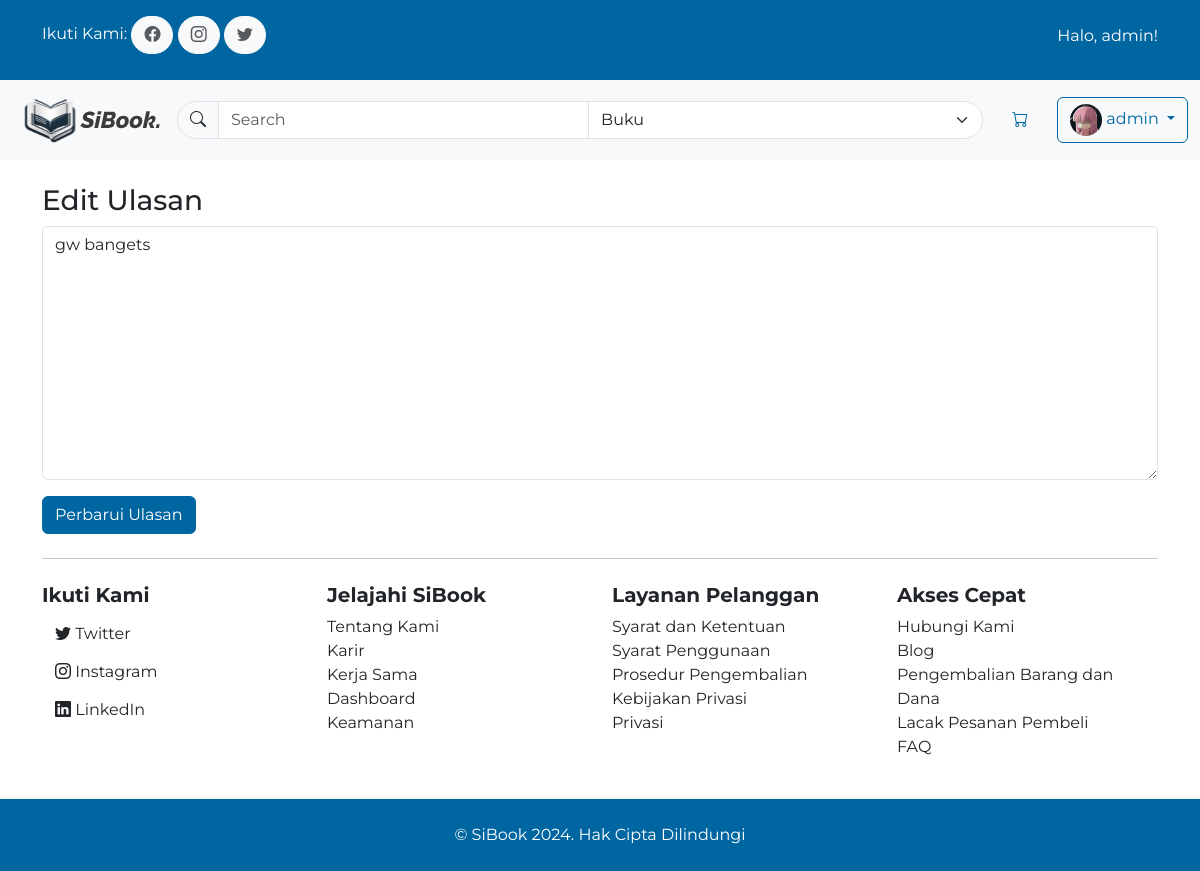
Screenshot of /books/review/3/update/ (signed in) with the database file from the repository.
### bookcommerce/models.py (models this page shows, shortened)
class Customer(AbstractUser):
    email = models.EmailField(max_length=100, unique=True)
    address = models.OneToOneField(Address, on_delete=models.SET_NULL, null=True, blank=True, db_constraint=False)
    profile_picture = models.ImageField(upload_to='profile_pictures/', default='defaults/default_profile_img.jpg', null=True, blank=True)
    groups = models.ManyToManyField('auth.Group', related_name='customers')
    user_permissions = models.ManyToManyField('auth.Permission', related_name='customers')

class Review(models.Model):
    author = models.ForeignKey(Customer, on_delete=models.CASCADE)
    date_posted = models.DateTimeField(default=timezone.now)
    rating = models.IntegerField(choices=[(i, i) for i in range(1, 6)], default=5)
    content = models.TextField()
    like = models.IntegerField(default=0)
    liked_by = models.ManyToManyField(Customer, related_name='liked_reviews', blank=True)
    book = models.ForeignKey(Book, on_delete=models.CASCADE, related_name='reviews')

### bookcommerce/views.py (the view, shortened to what this page needs)
# urls.py: path('books/review/<int:pk>/update/', ReviewUpdateView.as_view(), name='bookcommerce-review-update'),
class ReviewUpdateView(LoginRequiredMixin, UserPassesTestMixin, UpdateView):
    model = Review
    fields = ['content']
    template_name = 'bookcommerce/review_form_update.html'
    def get_context_data(self, **kwargs):
        context = super().get_context_data(**kwargs)
        context['review'] = get_object_or_404(Review, pk=self.kwargs['pk'])
        return context
    def test_func(self):
        review = self.get_object()
        return self.request.user == review.author

### bookcommerce/templates/bookcommerce/review_form_update.html (shortened to what this page needs)
{% extends "bookcommerce/base.html" %}
{% load static %}
{% load widget_tweaks %}
{% block content %}
<div class="container">
    <div class="col-12 mt-4">
        <h3>Edit Ulasan</h3>
        <form action="{% url 'bookcommerce-review-update' review.pk %}" method="POST">
            {{ form.content|add_class:"form-control" }}
            <button class="btn btn-primary mt-3" type="submit">Perbarui Ulasan</button>
        </form>
    </div>
</div>
{% endblock content %}

### bookcommerce/templates/bookcommerce/base.html (shortened to what this page needs)
{% load static %}
<!DOCTYPE html>
<html lang="en">
    <head>
        <link rel="stylesheet" href="{% static 'bookcommerce/style.css' %}" />
        <link
            rel="stylesheet"
            href="https://cdn.jsdelivr.net/npm/bootstrap-icons@1.11.3/font/bootstrap-icons.min.css"
        />
    </head>
    <body>
        <div class="d-none d-md-block bg-primary py-3 text-white">
            <div class="container">
                <div class="row">
                    <div class="col">
                        <p class="d-inline">Ikuti Kami:</p>
                        <a href="#" class="btn btn-light rounded-pill text-body-secondary">
                            <i class="bi bi-facebook"></i>
                        </a>
                        <a href="#" class="btn btn-light rounded-pill text-body-secondary">
                            <i class="bi bi-instagram"></i>
                        </a>
                        <a href="#" class="btn btn-light rounded-pill text-body-secondary">
                            <i class="bi bi-twitter"></i>
                        </a>
                    </div>
                    <div class="col text-end">
                        {% if user.is_authenticated %}
                            <p class="mt-2">Halo, {{ user.username }}!</p>
                        {% else %}
                            <a href="#" class="btn btn-link text-white">Butuh bantuan?</a>
                        {% endif %}
                    </div>
                </div>
            </div>
        </div>
        <nav class="navbar navbar-expand-md bg-body-tertiary">
            <div class="container-fluid">
                <a class="navbar-brand" href="/">
                    <img
                        src="{% static '/bookcommerce/assets/logo_horizontal.svg' %}"
                        alt="SiBook"
                        width="150"
                        height="auto"
                    />
                </a>
                <div class="collapse navbar-collapse gap-3 text-end" id="navbarSupportedContent">
                    <form action="{% url 'search' %}" method="POST" class="input-group d-flex flex-grow-1" role="search">
                        <span class="input-group-text rounded-start-pill">
                            <button type="submit" class="btn p-0 border-0 bg-transparent">
                                <i class="bi bi-search"></i>
                            </button>
                        </span>
                        <input
                            class="form-control"
                            type="search"
                            placeholder="Search"
                            aria-label="Search"
                            name="search"
                        />
                        <select name="search_tag" class="form-select rounded-end-pill">
                            <option value="books">Buku</option>
                        </select>
                    </form>
                    {% if user.is_authenticated %}
                    <a href="{% url 'cart_detail' %}" class="btn text-primary">
                        <i class="bi bi-cart"></i>
                    </a>
                    <div class="dropdown">
                        <a class="btn btn-outline-primary dropdown-toggle" href="#" role="button" id="dropdownMenuLink" data-bs-toggle="dropdown" aria-expanded="false">
                            <img src="{{ user.profile_picture.url }}" alt="Profile Picture" class="rounded-circle" width="32" height="32">
                            {{ user.username }}
                        </a>
                    </div>
                    {% else %}
                    <a href="{% url 'login' %}" class="btn btn-outline-primary">Login</a>
                    <a href="{% url 'register' %}" class="btn btn-primary">Daftar</a>
                    {% endif %}
                </div>
            </div>
        </nav>
        {% block content %} {% endblock %}
        <footer class="container my-4">
            <hr />
            <div class="row my-4">
                <div class="col-12 col-md-3">
                    <h5 class="fw-bold">Ikuti Kami</h5>
                    <ul class="list-unstyled">
                        <li>
                            <a href="#" class="btn"><i class="bi bi-twitter"></i> Twitter</a>
                        </li>
                        <li>
                            <a href="#" class="btn"><i class="bi bi-instagram"></i> Instagram</a>
                        </li>
                        <li>
                            <a href="#" class="btn"><i class="bi bi-linkedin"></i> LinkedIn</a>
                        </li>
                    </ul>
                </div>
                <div class="col-12 col-md-3">
                    <h5 class="fw-bold">Jelajahi SiBook</h5>
                    <ul class="list-unstyled">
                        <li>Tentang Kami</li>
                        <li>Karir</li>
                        <li>Kerja Sama</li>
                        <li>Dashboard</li>
                        <li>Keamanan</li>
                    </ul>
                </div>
                <div class="col-12 col-md-3">
                    <h5 class="fw-bold">Layanan Pelanggan</h5>
                    <ul class="list-unstyled">
                        <li>Syarat dan Ketentuan</li>
                        <li>Syarat Penggunaan</li>
                        <li>Prosedur Pengembalian</li>
                        <li>Kebijakan Privasi</li>
                        <li>Privasi</li>
                    </ul>
                </div>
                <div class="col-12 col-md-3">
                    <h5 class="fw-bold">Akses Cepat</h5>
                    <ul class="list-unstyled">
                        <li>Hubungi Kami</li>
                        <li>Blog</li>
                        <li>Pengembalian Barang dan Dana</li>
                        <li>Lacak Pesanan Pembeli</li>
                        <li>FAQ</li>
                    </ul>
                </div>
            </div>
        </footer>
        <div class="bg-primary py-4 text-center">
            <p class="m-0 text-white">© SiBook 2024. Hak Cipta Dilindungi</p>
        </div>
    </body>
</html>

### rows the page displays
Customer: username "admin", profile_picture (picture)
Review: content "gw bangets"
